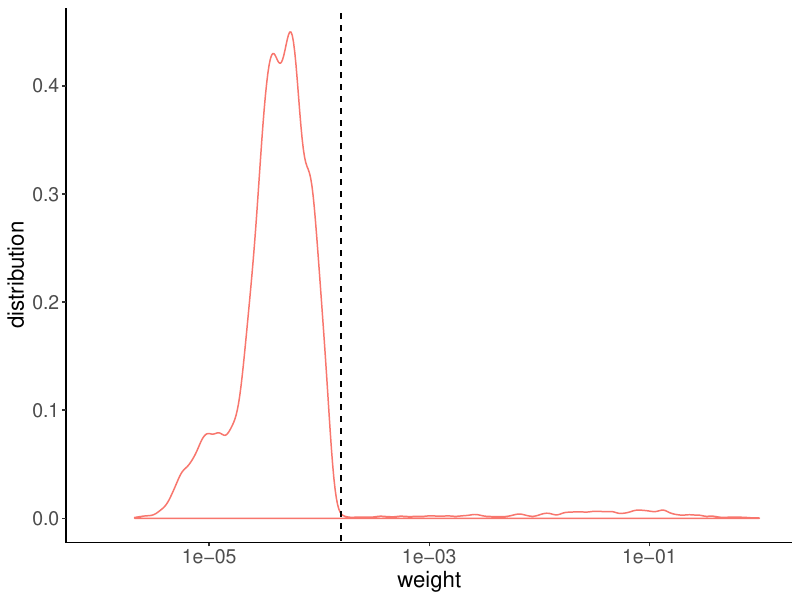

Write the R code that produced this figure.
# plot the weight distribution histogram and make the cut

library(ggplot2)
library(see)
genes<-read.csv(file="../UMAP/ROSMAP_all.scaled.csv")       # the original scaled data                         
all<-read.csv(file="weight.csv",header=F)                   # weight from trained model                               
row.names(all)<-genes[,1]                                                       
colnames(all)<-"weight"                                     # add row and column label                    
g<-
ggplot(all, aes(x=0,y=weight,color="red"))+ scale_y_continuous(trans='log10', limits=c(1e-6, 1)) +
        geom_violinhalf() + coord_flip() +
        theme(legend.position="none", panel.grid.major = element_blank(),  
        panel.grid.minor = element_blank(), panel.background = element_blank(), 
        axis.line = element_line(colour="black"), axis.title=element_text(size=16), 
        axis.text.x = element_text(size=14), axis.text.y= element_text(size=14)) +
        geom_abline(intercept=-3.8, slope=0, lty=2, color="black", size=0.5) +
        xlab("distribution")+ylab("weight")

ggsave(file="histogram.pdf",g,h=6,w=8)
q()
